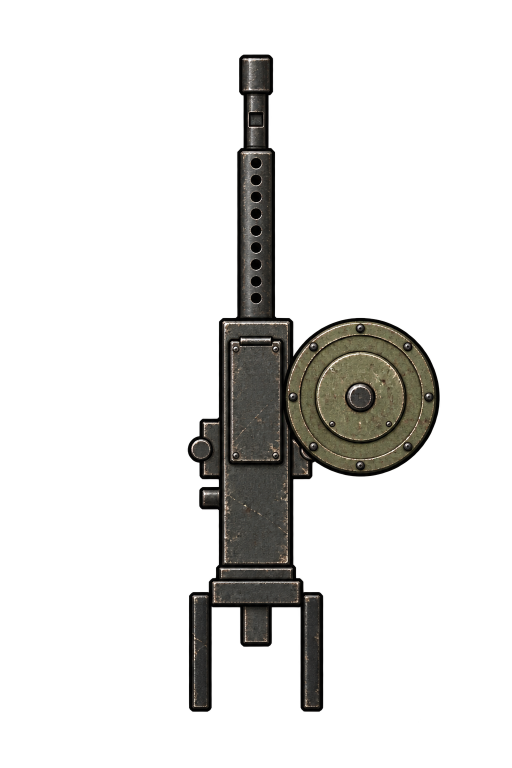
#> input picture art-source/vehicles/pintle-lmg/pintle-dark-master.png, 1024 x 1536 px (shown at 1/2 size)
$ python build.py
#> lines starting #> are read from the running program, lines starting #| are printed output that depends on the picture
"""Build the roof light machine gun sprite in mod/graphics/battle/vehicles/ from the ImageGen master beside this file.

  pintle-dark-master.png -> pintle-lmg.png   blackened gun, olive drum: reads against the olive gun plate (adopted)
  pintle-master.png                           candidate: the gun painted olive like the plate, lost against it

The master is reskinned from guide.png with true alpha. The cut is mechanical and measured, not trimmed by eye:

- the muzzle tip is the first opaque row and the rear of the spade grips the last, so the sprite runs muzzle to rear
  exactly as the runtime draws it (VehicleGun.lengthCells, pivot VehicleGun.RING_FROM_REAR up from the bottom);
- the barrel axis is the mean midpoint of the opaque span over the barrel's rows (the top third), and the cut is
  symmetric about it, so the barrel stands on the sprite's centre column and turns on the plate's centre; the drum
  hangs to the right inside the cut, with clear canvas on the left to balance it;
- the cut is .6 of the length wide, the guide's own canvas share for the drum's reach.

Alpha below 8 (ImageGen's stray near-zero specks) is cleared; all other alpha is the generation's own. Facing north,
240 x 400 px.

Run from anywhere: python art-source/vehicles/pintle-lmg/build.py [master.png [out.png]]
"""
import sys
from pathlib import Path

from PIL import Image

HERE = Path(__file__).resolve().parent
REPO = HERE.parents[2]
OUT = REPO / "mod" / "graphics" / "battle" / "vehicles" / "pintle-lmg.png"
OUT_W, OUT_H = 240, 400
WIDTH_SHARE = OUT_W / OUT_H


def barrel_axis(alpha: Image.Image, top: int, bottom: int) -> float:
    mids = []
    for y in range(top + 2, top + (bottom - top) // 3, 4):
        xs = [x for x in range(alpha.width) if alpha.getpixel((x, y)) >= 128]
        if xs:
            mids.append((min(xs) + max(xs) + 1) / 2)
    return sum(mids) / len(mids)


def build(master: Path, out: Path = OUT) -> None:
    image = Image.open(master).convert("RGBA")
#> image is the input picture: PIL image 1024x1536 RGBA; mean R, G, B, A 15.7, 14.8, 12.5, 38
    alpha = image.getchannel("A").point(lambda v: 0 if v < 8 else v)
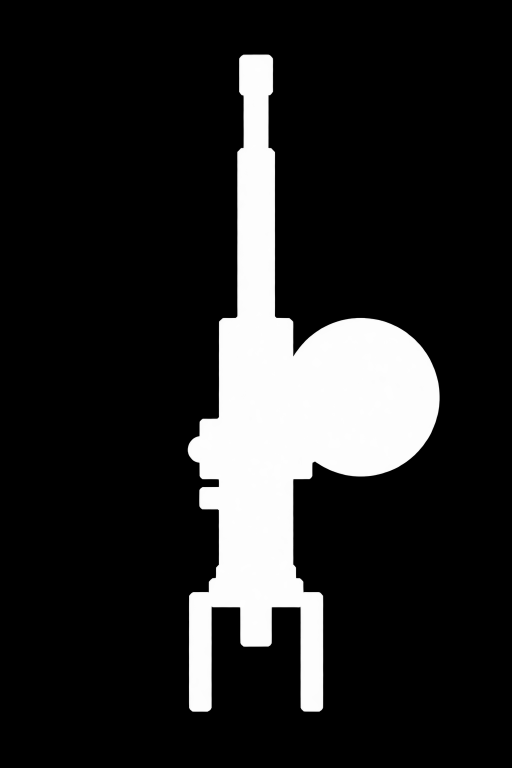
#> alpha: PIL image 1024x1536 L (shown at 1/2 size); min 0, max 254, mean 38
    image.putalpha(alpha)
    _, top, _, bottom = alpha.point(lambda v: 255 if v >= 24 else 0).getbbox()
#> top = 109; bottom = 1424
    axis = barrel_axis(alpha, top, bottom)
#> after the loop in barrel_axis, `for y in range(top + 2, top + (bottom - top) // 3, 4):`: mids = 109 values, max 512.5 at index 1, min 512 at index 0, mean 512.3
#> axis = 512.3
    half = (bottom - top) * WIDTH_SHARE / 2
#> half = 394.5
    left, _, right, _ = alpha.point(lambda v: 255 if v >= 24 else 0).getbbox()
#> left = 375; right = 880
    if left < axis - half or right > axis + half:
        raise SystemExit("the drawing reaches past the symmetric cut")
    cut = image.crop((round(axis - half), top, round(axis + half), bottom))
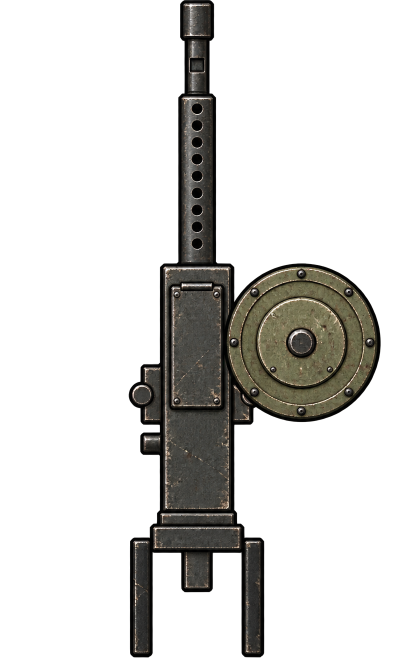
#> cut: PIL image 789x1315 RGBA (shown at 1/2 size); mean R, G, B, A 22.9, 21.7, 18.4, 57.6; transparent parts drawn white
    cut.resize((OUT_W, OUT_H), Image.Resampling.LANCZOS).save(out)
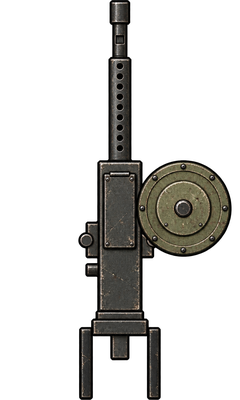
#> saved as pintle-lmg.png: PIL image 240x400 RGBA; mean R, G, B, A 16.2, 15.5, 13.1, 57.6; transparent parts drawn white
    print(f"axis x {axis:.1f}, muzzle y {top}, rear y {bottom}; wrote {out}")
#| axis x 512.3, muzzle y 109, rear y 1424; wrote mod/graphics/battle/vehicles/pintle-lmg.png


if __name__ == "__main__":
    build(Path(sys.argv[1]) if len(sys.argv) > 1 else HERE / "pintle-dark-master.png",
          Path(sys.argv[2]) if len(sys.argv) > 2 else OUT)
